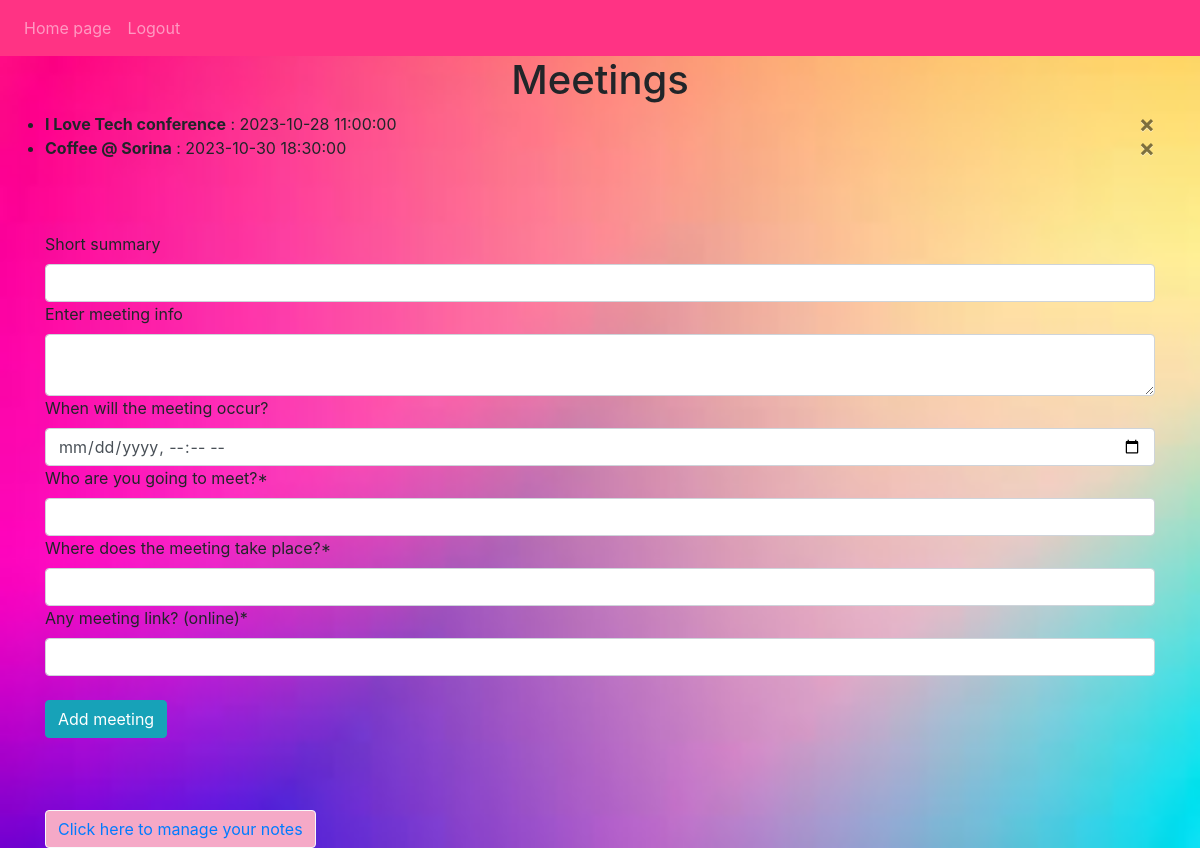
Page /meetings (signed in) on the committed database.
### planner/models.py (models this page shows)
class Meeting(db.Model):
    id = db.Column(db.Integer, primary_key=True)
    summary = db.Column(db.String(50))
    info = db.Column(db.String(1000))
    when = db.Column(db.DateTime(timezone=True))
    who = db.Column(db.String(50), nullable=True)
    place = db.Column(db.String(50), nullable=True)
    meeting_link = db.Column(db.String(1000), nullable=True)
    date_created = db.Column(db.DateTime(timezone=True), default=func.now())
    user_id = db.Column(db.Integer, db.ForeignKey("user.id"))

### planner/views.py (the view, shortened to what this page needs)
@views.route("/meetings", methods=["GET", "POST"])
@login_required
def meetings():
    return render_template("meetings.html", user=current_user)

### planner/__init__.py (called while the page is built)
def create_app():
    app = Flask(__name__)
    app.config["SECRET_KEY"] = "abcd1234efgh5678"
    app.config["SQLALCHEMY_DATABASE_URI"] = f"sqlite:///{DB_NAME}"
    db.init_app(app)
    from .auth import auth
    from .views import views
    app.register_blueprint(views, url_prefix="/")
    app.register_blueprint(auth, url_prefix="/")
    from .models import Meeting, Note, User
    with app.app_context():
        if not path.exists(f"instance/{DB_NAME}"):
            db.create_all()
            print("Created Database!")
    login_manager = LoginManager()
    login_manager.login_view = "auth.login"
    login_manager.init_app(app)
    @login_manager.user_loader
    def load_user(id):
        return User.query.get(int(id))
    return app

### planner/templates/meetings.html (shortened to what this page needs)
{% extends "base.html" %}
{% block content %}
<h1 align="center">Meetings</h1>
<ul class="list-group list-group-flush" id="notes">
    {% for meeting in user.meetings %}
    <li class="list-group-item-transparent"><b>{{ meeting.summary }}</b> : {{ meeting.when }}
    <button type="button"
            class="close"
            onClick="deleteMeeting({{ meeting.id }})">
        <span aria-hidden="true">&times;</span>
    </button>
    </li>
    {% endfor %}
</ul>
<br><br><br>
<form method="POST">
    <label for="summary">Short summary</label>
    <input type="text" class="form-control" id="summary" name="summary"/>
    <label for="info">Enter meeting info</label>
    <textarea name="info" id="info" class="form-control"></textarea>
    <label for="when">When will the meeting occur?</label>
    <input type="datetime-local" class="form-control" id="when" name="when"/>
    <label for="who">Who are you going to meet?*</label>
    <input type="text" class="form-control" id="who" name="who"/>
    <label for="place">Where does the meeting take place?*</label>
    <input type="text" class="form-control" id="place" name="place">
    <label for="meeting_link">Any meeting link? (online)*</label>
    <input type="text" class="form-control" id="meeting_link" name="meeting_link">
    <br>
    <button type="submit" class="btn btn-info">Add meeting</button>
</form>
<br><br><br>
<button type="button" class="btn btn-light" style="background-color: #F5A9C7;">
    <a href="/">Click here to manage your notes</a>
</button>
{% endblock %}

### planner/templates/style.css (style rules this page uses)
.list-group-item-transparent { background-color: none; }

### planner/templates/base.html (style rules this page uses)
body { background-image: url('static/background.jpeg'); background-size: cover; }

### rows in the picture
Meeting: summary "I Love Tech conference", when "2023-10-28 11:00:00"
Meeting: summary "Coffee @ Sorina", when "2023-10-30 18:30:00"
